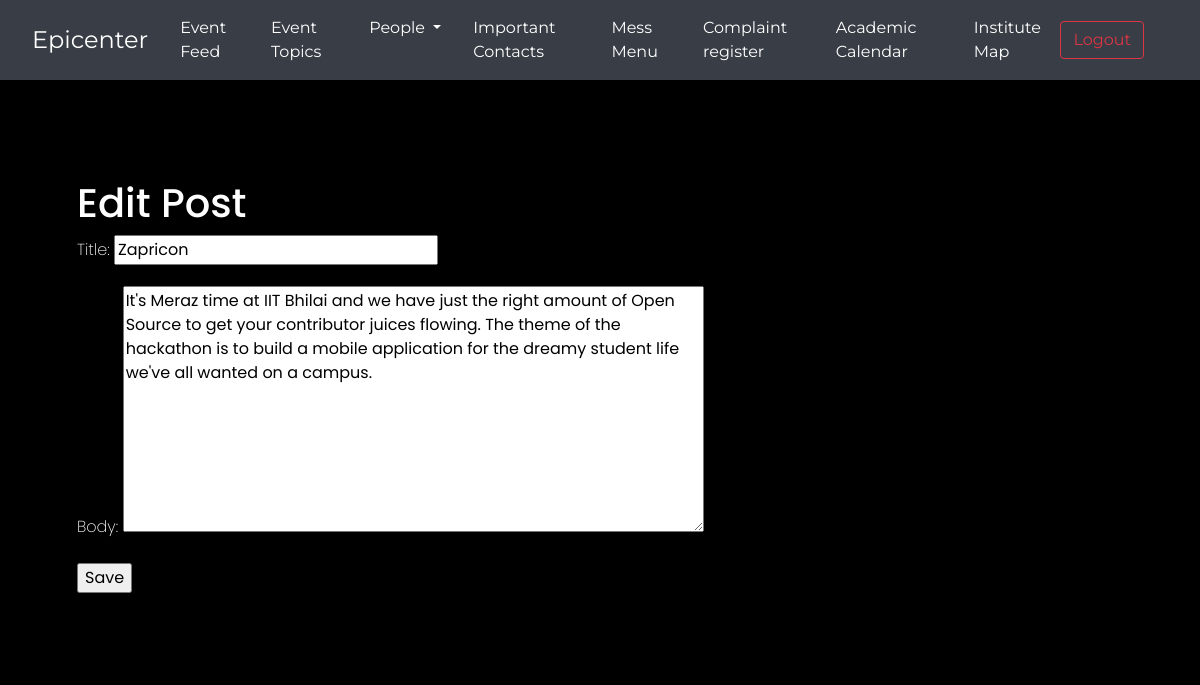
Screenshot of /posts/8-zapriconnone/edit (signed in) with the database file from the repository.
### posts/models.py (models this page shows, shortened)
class Post(models.Model):
    STATUS_CHOICES = (
        ("draft", "Draft"),
        ("published", "Published"),
    )
    title = models.CharField(max_length=250)
    slug = models.SlugField(max_length=250, null=False, unique=True)
    author = models.ForeignKey(User, on_delete=models.CASCADE, related_name="posts")
    body = models.TextField()
    publish = models.DateTimeField(default=timezone.now)
    created = models.DateTimeField(auto_now_add=True)
    updated = models.DateTimeField(auto_now=True)
    status = models.CharField(max_length=10, choices=STATUS_CHOICES, default="draft")
    objects = models.Manager()
    published = PublishedManager()
    drafts = DraftManager()
    topics = TaggableManager()
    class Meta:
        ordering = ("-publish",)

### posts/views.py (the view)
# urls.py: path("<int:pk>-<slug:slug>/edit", views.edit_post, name="edit_post"),
@login_required
def edit_post(request, pk, slug):
    post = get_object_or_404(Post, pk=pk)
    if not request.user == post.author:
        return HttpResponseRedirect(reverse_lazy("posts:post_detail", args=[pk, slug]))
    if request.method == "POST":
        edit_post_form = EditPostForm(request.POST)
        if edit_post_form.is_valid():
            cd = edit_post_form.cleaned_data
            post.title = cd["title"]
            post.body = cd["body"]
            post.topics = cd["topics"]
            post.save()
            if post.status == "draft":
                return render(request, "posts/draft_post.html", {"new_post": post})
            else:
                return HttpResponseRedirect(
                    reverse_lazy("posts:post_detail", args=[post.pk, post.slug])
                )
    else:
        edit_post_form = EditPostForm(
            data={"title": post.title, "body": post.body, "topics": []}
        )
    return render(request, "posts/edit_post.html", {"edit_post_form": edit_post_form})

### posts/forms.py
class EditPostForm(forms.ModelForm):
	class Meta:
		model = Post
		fields = ('title', 'body', 'topics')

### templates/posts/edit_post.html (shortened to what this page needs)
{%extends 'base.html'%}
{%block content%}
<h1>Edit Post</h1>
<form method='post'>
	{{edit_post_form.as_p}}
	<input type="submit" value='Save'>
</form>
{%endblock%}

### static/css/style.css (style rules this page uses)
body { background-color: black; }

### rows the page displays
Post: title "Zapricon", body "It's Meraz time at IIT Bhilai and we have just the right amount of Open Source to get your contributor juices flowing. The theme of the hackathon is to build a mobile application for the dreamy student life we've all wanted on a campus."
